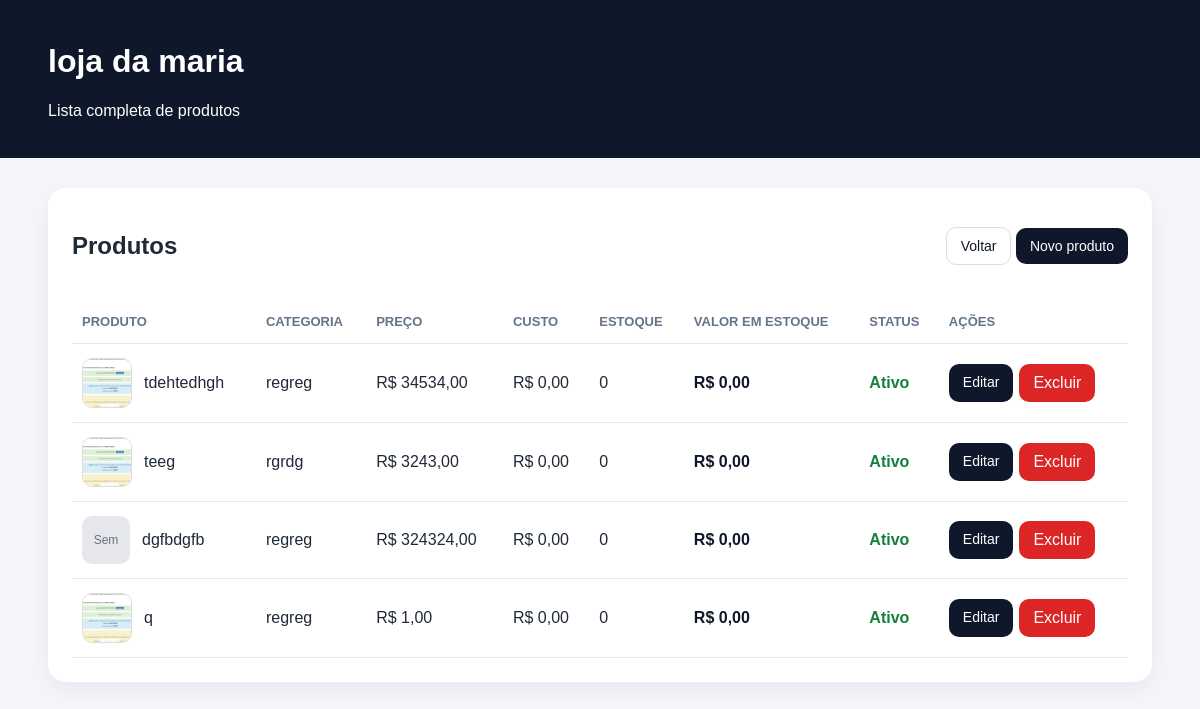
Page /painel/produtos/ (signed in) on the committed database.
### lojas/models.py (models this page shows, shortened)
class Loja(models.Model):
    tipo_loja = models.CharField(
        max_length=30,
        choices=TIPOS_LOJA,
        default="outros",
        verbose_name="Tipo da loja"
    )
    dono = models.OneToOneField(
        User,
        on_delete=models.CASCADE,
        related_name="loja"
    )
    nome = models.CharField(max_length=150)
    slug = models.SlugField(max_length=160, unique=True, blank=True)
    descricao = models.TextField(blank=True, null=True)
    logo = models.ImageField(upload_to="lojas/", blank=True, null=True)
    email_comercial = models.EmailField(blank=True, null=True)
    telefone = models.CharField(max_length=30, blank=True, null=True)
    cnpj = models.CharField(max_length=30, blank=True, null=True)
    endereco = models.CharField(max_length=255, blank=True, null=True)
    banner_titulo = models.CharField(max_length=150, blank=True, null=True)
    banner_subtitulo = models.CharField(max_length=255, blank=True, null=True)
    banner_botao_texto = models.CharField(max_length=100, blank=True, null=True)
    banner_botao_link = models.CharField(max_length=255, blank=True, null=True)
    banner_cor_inicio = models.CharField(max_length=20, blank=True, null=True)
    banner_cor_fim = models.CharField(max_length=20, blank=True, null=True)
    banner_imagem = models.ImageField(upload_to="banners/", blank=True, null=True)
    texto_busca = models.CharField(max_length=150, blank=True, null=True)
    ativa = models.BooleanField(default=True)
    valor_licenca = models.DecimalField(max_digits=10, decimal_places=2, default=49.90)
    data_ultimo_pagamento = models.DateField(blank=True, null=True)
    data_vencimento_licenca = models.DateField(blank=True, null=True)
    status_licenca = models.CharField(
        max_length=20,
        choices=STATUS_LICENCA_CHOICES,
        default="pendente"
    )
    link_pagamento = models.URLField(blank=True, null=True)
    chave_pix = models.CharField(max_length=255, blank=True, null=True)
    pix_copia_cola = models.TextField(blank=True, null=True)
    nome_recebedor = models.CharField(max_length=150, blank=True, null=True)
    whatsapp_financeiro = models.CharField(max_length=30, blank=True, null=True)
    aceitar_pix = models.BooleanField(default=True)
    aceitar_cartao = models.BooleanField(default=True)
    aceitar_whatsapp_financeiro = models.BooleanField(default=True)
    observacoes_licenca = models.TextField(blank=True, null=True)
    criado_em = models.DateTimeField(auto_now_add=True)
    atualizado_em = models.DateTimeField(auto_now=True)
    class Meta:
        ordering = ["nome"]
    def save(self, *args, **kwargs):
        super().save(*args, **kwargs)
    def verificar_licenca(self):
        hoje = timezone.localdate()
        if not self.data_vencimento_licenca:
            self.status_licenca = "pendente"
            self.ativa = False
            self.save(update_fields=["status_licenca", "ativa", "atualizado_em"])
            return
        if hoje > self.data_vencimento_licenca:
            self.status_licenca = "vencida"
            self.ativa = False
        else:
            self.status_licenca = "ativa"
            self.ativa = True
        self.save(update_fields=["status_licenca", "ativa", "atualizado_em"])

### produtos/models.py (models this page shows, shortened)
class Produto(models.Model):
    loja = models.ForeignKey(Loja, on_delete=models.CASCADE)
    categoria = models.ForeignKey(Categoria, on_delete=models.SET_NULL, null=True, blank=True)
    nome = models.CharField(max_length=200)
    preco = models.DecimalField(max_digits=10, decimal_places=2)
    custo = models.DecimalField(max_digits=10, decimal_places=2, default=0)
    descricao = models.TextField()
    ativo = models.BooleanField(default=True)
    em_destaque = models.BooleanField(default=False)
    produto_novo = models.BooleanField(default=False)
    percentual_promocao = models.PositiveIntegerField(default=0)
    imagem = models.ImageField(upload_to="produtos/", blank=True, null=True)
    estoque = models.IntegerField(default=0)
    @property
    def valor_estoque(self):
        return self.custo * self.estoque

class Categoria(models.Model):
    loja = models.ForeignKey(Loja, on_delete=models.CASCADE)
    nome = models.CharField(max_length=100)

### lojas/views.py (the view)
# urls.py: path("painel/produtos/", lista_produtos_painel, name="lista_produtos_painel"),
@login_required
def lista_produtos_painel(request):
    loja = get_loja_do_dono(request)
    if not loja:
        return redirect("login_loja")
    if loja_com_licenca_bloqueada(loja):
        return redirect("painel_loja")
    produtos = Produto.objects.filter(loja=loja).order_by("-id")
    return render(request, "lista_produtos_painel.html", {
        "loja": loja,
        "produtos": produtos,
    })

### lojas/views.py (called while the page is built)
def get_loja_do_dono(request):
    if not request.user.is_authenticated:
        return None
    loja = Loja.objects.filter(dono=request.user).first()
    if loja:
        loja.verificar_licenca()
    return loja

def loja_com_licenca_bloqueada(loja):
    if not loja:
        return True
    loja.verificar_licenca()
    if loja.status_licenca in ["pendente", "vencida"]:
        return True
    if not loja.ativa:
        return True
    return False

### templates/lista_produtos_painel.html (shortened to what this page needs)
<!DOCTYPE html>
<html lang="pt-BR">
<head>
</head>
<body>
    <div class="topo">
        <div class="wrap">
            <h1>{{ loja.nome }}</h1>
            <p>Lista completa de produtos</p>
        </div>
    </div>
    <div class="wrap">
        <div class="box">
            <div class="topo-box">
                <h2>Produtos</h2>
                <div>
                    <a class="botao2" href="/painel/">Voltar</a>
                    <a class="botao" href="/painel/produtos/novo/">Novo produto</a>
                </div>
            </div>
            <table>
                <thead>
                    <tr>
                        <th>Produto</th>
                        <th>Categoria</th>
                        <th>Preço</th>
                        <th>Custo</th>
                        <th>Estoque</th>
                        <th>Valor em estoque</th>
                        <th>Status</th>
                        <th>Ações</th>
                    </tr>
                </thead>
                <tbody>
                    {% for produto in produtos %}
                    <tr>
                        <td>
                            <div class="produto-cell">
                                {% if produto.imagem %}
                                    <img src="{{ produto.imagem.url }}" class="produto-img">
                                {% else %}
                                    <div class="produto-sem-img">Sem</div>
                                {% endif %}
                                <span>{{ produto.nome }}</span>
                            </div>
                        </td>
                        <td>
                            {% if produto.categoria %}
                                {{ produto.categoria.nome }}
                            {% else %}
                                -
                            {% endif %}
                        </td>
                        <td>R$ {{ produto.preco|floatformat:2 }}</td>
                        <td>R$ {{ produto.custo|floatformat:2 }}</td>
                        <td>{{ produto.estoque }}</td>
                        <td class="valor-estoque">
                            R$ {{ produto.valor_estoque|floatformat:2 }}
                        </td>
                        <td>
                            {% if produto.ativo %}
                                <span class="ativo">Ativo</span>
                            {% else %}
                                <span class="inativo">Inativo</span>
                            {% endif %}
                        </td>
                        <td>
                            <div class="acoes">
                                <a class="botao" href="/painel/produtos/{{ produto.id }}/editar/">Editar</a>
                                <a class="botao-excluir"
                                   href="{% url 'excluir_produto' produto.id %}"
                                   onclick="return confirm('Tem certeza que deseja excluir este produto?');">
                                   Excluir
                                </a>
                            </div>
                        </td>
                    </tr>
                    {% empty %}
                    <tr>
                        <td colspan="8">Nenhum produto cadastrado.</td>
                    </tr>
                    {% endfor %}
                </tbody>
            </table>
        </div>
    </div>
</body>
</html>

### templates/lista_produtos_painel.html (style rules this page uses)
body { font-family:Arial,sans-serif; background:#f4f6fb; margin:0; color:#1f2937; }
.topo { background:#0f172a; color:white; padding:22px 0; }
.wrap { width:92%; max-width:1200px; margin:0 auto; }
.box { background:white; margin-top:30px; padding:24px; border-radius:18px; box-shadow:0 8px 24px rgba(15,23,42,0.06); }
.topo-box { display:flex; justify-content:space-between; align-items:center; gap:12px; flex-wrap:wrap; margin-bottom:20px; }
.botao { background:#0f172a; color:white; text-decoration:none; padding:10px 14px; border-radius:10px; display:inline-block; font-size:14px; }
.botao2 { background:white; color:#0f172a; text-decoration:none; padding:10px 14px; border-radius:10px; border:1px solid #ddd; display:inline-block; font-size:14px; }
.botao-excluir { background:#dc2626; color:white; text-decoration:none; padding:10px 14px; border-radius:10px; display:inline-block; }
table { width:100%; border-collapse:collapse; }
th,td { text-align:left; padding:14px 10px; border-bottom:1px solid #e5e7eb; vertical-align:middle; }
th { color:#64748b; font-size:13px; text-transform:uppercase; }
.ativo { color:#15803d;font-weight:bold; }
.produto-cell { display:flex; align-items:center; gap:12px; }
.produto-img { width:48px; height:48px; border-radius:10px; object-fit:cover; border:1px solid #ddd; }
.produto-sem-img { width:48px; height:48px; border-radius:10px; background:#e5e7eb; display:flex; align-items:center; justify-content:center; font-size:12px; color:#6b7280; }
.acoes { display:flex; gap:6px; flex-wrap:wrap; }
.valor-estoque { font-weight:bold; color:#0f172a; }

### rows in the picture
Loja: nome "loja da maria"
Produto: imagem (picture), nome "tdehtedhgh", categoria.nome "regreg", preco "34534,00", custo "0,00", estoque "0", valor_estoque "0,00", ativo "Ativo"
Produto: imagem (picture), nome "teeg", categoria.nome "rgrdg", preco "3243,00", custo "0,00", estoque "0", valor_estoque "0,00", ativo "Ativo"
Produto: imagem "Sem", nome "dgfbdgfb", categoria.nome "regreg", preco "324324,00", custo "0,00", estoque "0", valor_estoque "0,00", ativo "Ativo"
Produto: imagem (picture), nome "q", categoria.nome "regreg", preco "1,00", custo "0,00", estoque "0", valor_estoque "0,00", ativo "Ativo"
